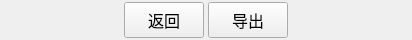
           <widget class="QWidget" name="Exportwidget_Bottom" native="true">
            <property name="minimumSize">
             <size>
              <width>0</width>
              <height>40</height>
             </size>
            </property>
            <property name="maximumSize">
             <size>
              <width>16777215</width>
              <height>40</height>
             </size>
            </property>
            <layout class="QHBoxLayout" name="horizontalLayout_34" stretch="2,1,2">
             <property name="spacing">
              <number>0</number>
             </property>
             <property name="margin">
              <number>0</number>
             </property>
             <item>
              <spacer name="Exportwidget_horizontalSpacer1">
               <property name="orientation">
                <enum>Qt::Horizontal</enum>
               </property>
               <property name="sizeHint" stdset="0">
                <size>
                 <width>124</width>
                 <height>20</height>
                </size>
               </property>
              </spacer>
             </item>
             <item>
              <widget class="QWidget" name="Exportwidget_Button" native="true">
               <layout class="QHBoxLayout" name="horizontalLayout_43">
                <property name="spacing">
                 <number>4</number>
                </property>
                <property name="margin">
                 <number>0</number>
                </property>
                <item>
                 <widget class="QPushButton" name="Button_Back3">
                  <property name="minimumSize">
                   <size>
                    <width>0</width>
                    <height>36</height>
                   </size>
                  </property>
                  <property name="maximumSize">
                   <size>
                    <width>16777215</width>
                    <height>36</height>
                   </size>
                  </property>
                  <property name="font">
                   <font>
                    <family>Microsoft YaHei UI</family>
                    <pointsize>12</pointsize>
                   </font>
                  </property>
                  <property name="text">
                   <string>返回</string>
                  </property>
                 </widget>
                </item>
                <item>
                 <widget class="QPushButton" name="Button_Export">
                  <property name="minimumSize">
                   <size>
                    <width>0</width>
                    <height>36</height>
                   </size>
                  </property>
                  <property name="maximumSize">
                   <size>
                    <width>16777215</width>
                    <height>36</height>
                   </size>
                  </property>
                  <property name="font">
                   <font>
                    <family>Microsoft YaHei UI</family>
                    <pointsize>12</pointsize>
                   </font>
                  </property>
                  <property name="text">
                   <string>导出</string>
                  </property>
                 </widget>
                </item>
               </layout>
              </widget>
             </item>
             <item>
              <spacer name="Exportwidget_horizontalSpacer2">
               <property name="orientation">
                <enum>Qt::Horizontal</enum>
               </property>
               <property name="sizeHint" stdset="0">
                <size>
                 <width>124</width>
                 <height>20</height>
                </size>
               </property>
              </spacer>
             </item>
            </layout>
           </widget>
